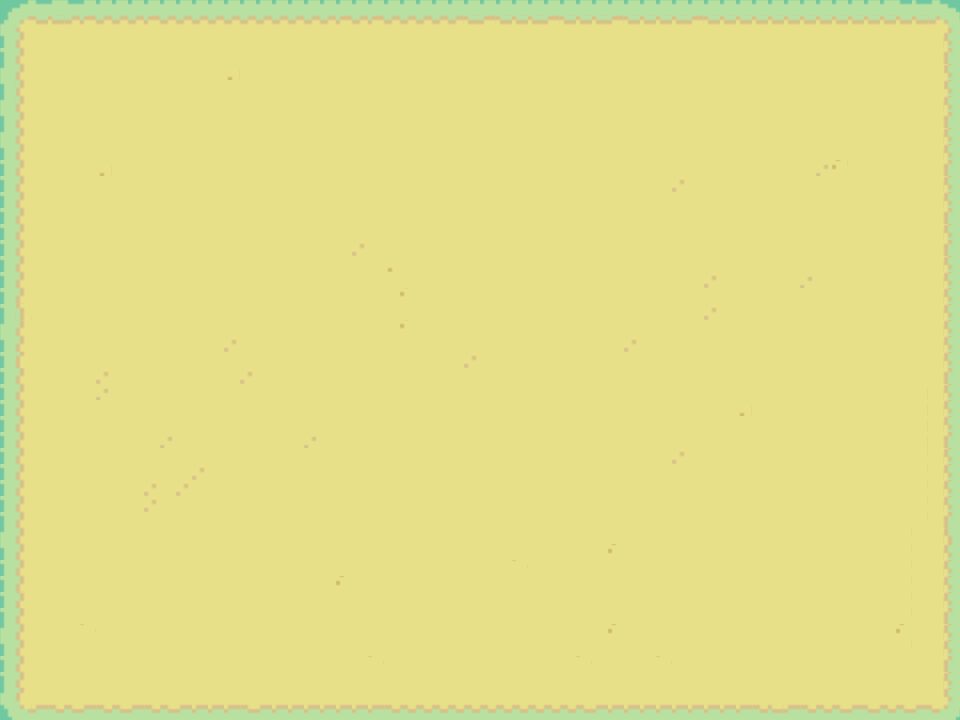

This is a level from a 2D game, rendered from its Tiled map with the project's own tilesets. A one-line summary and the map file follow, with tile-layer data summarised:
An orthogonal 60x45 tile map with 16x16 px tiles, 1 tile layer (图块层 1) and 4 objects (3x Land, Bag).

<map version="1.10" tiledversion="1.10.2" orientation="orthogonal" renderorder="right-down" width="60" height="45" tilewidth="16" tileheight="16" infinite="0" nextlayerid="4" nextobjectid="15">
 <tileset firstgid="1" name="屏幕截图 2023-12-13 184214" tilewidth="16" tileheight="16" tilecount="121" columns="11">
  <image source="屏幕截图 2023-12-13 184214.png" width="182" height="190" />
 </tileset>
 <objectgroup id="2" name="对象层 1">
  <object id="5" name="land3" type="Land" x="38.6667" y="37.3333" width="57.3333" height="57.3333" />
  <object id="11" name="land2" type="Land" x="97.3334" y="38.6667" width="58.6667" height="54.6667" />
  <object id="13" name="land1" type="Land" x="38.6667" y="96" width="57.3333" height="60" />
  <object id="14" name="Bag" type="Bag" x="913.333" y="56">
   <point />
  </object>
 </objectgroup>
 <layer id="1" name="图块层 1" width="60" height="45">
  <data>[2700 cells, 2700 non-empty, 56 distinct tile ids]</data>
 </layer>
</map>
